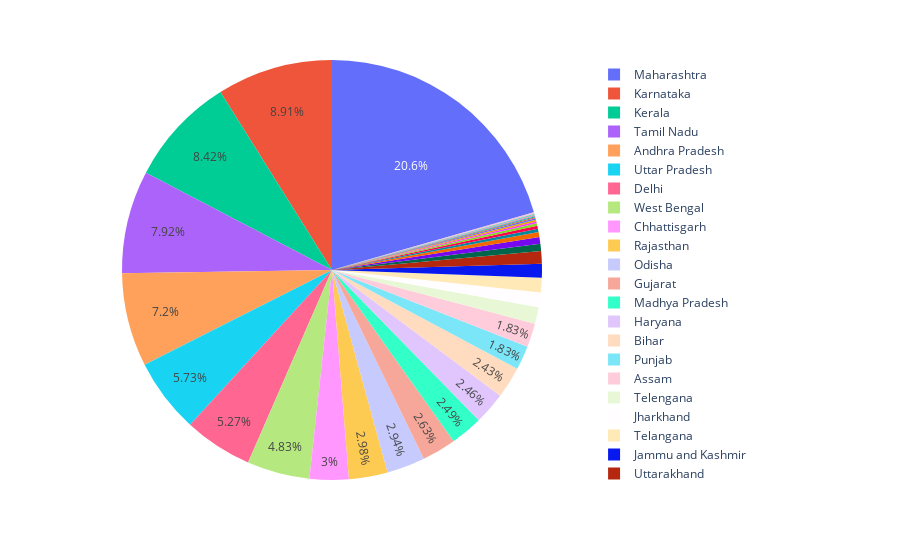

Notebook cell for this chart:
### Markdown cell above
### From the chart above, it is evident that the most affected state from Covid19 in India was Maharashtra.

### Code cell
fig = px.pie(df_statewise_total, values='Confirmed', names=df_statewise_total.index)
fig.update_traces(textposition='inside')
fig.update_layout(uniformtext_minsize=12, uniformtext_mode='hide')
fig.show()

### Figure 1 — Plotly figure (JSON) as saved in the notebook; plotly's stock layout.template omitted (floating-point values rounded to 4 significant figures)
{"data": [{"domain": {"x": [0, 1], "y": [0, 1]}, "hovertemplate": "State/UnionTerritory=%{label}<br>Confirmed=%{value}<extra></extra>", "labels": ["Andaman and Nicobar Islands", "Andhra Pradesh", "Arunachal Pradesh", "Assam", "Bihar", "Bihar****", "Cases being reassigned to states", "Chandigarh", "Chhattisgarh", "Dadra and Nagar Haveli", "Dadra and Nagar Haveli and Daman and Diu", "Daman & Diu", "Delhi", "Goa", "Gujarat", "Haryana", "Himachal Pradesh", "Himanchal Pradesh", "Jammu and Kashmir", "Jharkhand", "Karanataka", "Karnataka", "Kerala", "Ladakh", "Lakshadweep", "Madhya Pradesh", "Madhya Pradesh***", "Maharashtra", "Maharashtra***", "Manipur", "Meghalaya", "Mizoram", "Nagaland", "Odisha", "Puducherry", "Punjab", "Rajasthan", "Sikkim", "Tamil Nadu", "Telangana", "Telengana", "Tripura", "Unassigned", "Uttar Pradesh", "Uttarakhand", "West Bengal"], "legendgroup": "", "name": "", "showlegend": true, "textposition": "inside", "type": "pie", "values": [1938498, 392432753, 7176907, 99837011, 132231166, 1430909, 345565, 10858627, 163776262, 20722, 1938632, 2, 287227765, 28240159, 143420082, 134347285, 30033289, 204516, 58117726, 62111994, 2885238, 485970693, 458906023, 4054293, 915784, 135625265, 791656, 1121491467, 6229596, 12617943, 7355969, 2984732, 5041742, 160130533, 20065891, 99949702, 162369656, 3186799, 431928644, 60571979, 69990668, 14050250, 161, 312625843, 53140414, 263107876]}], "layout": {"legend": {"tracegroupgap": 0}, "margin": {"t": 60}, "uniformtext": {"minsize": 12, "mode": "hide"}}}
